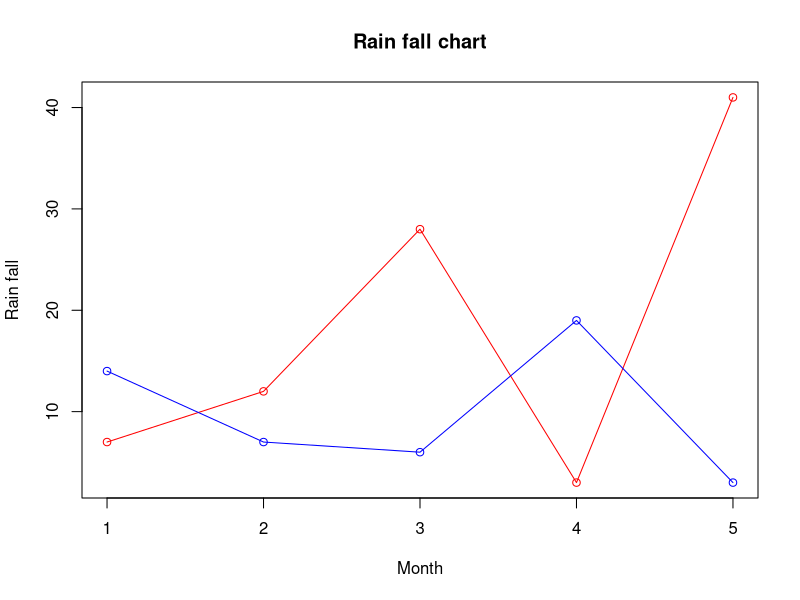

The R source for this figure:
# Create the data for the chart.
v <- c(7,12,28,3,41)
t <- c(14,7,6,19,3)


# Plot the bar chart.
plot(v,type = "o",col = "red", xlab = "Month", ylab = "Rain fall",
     main = "Rain fall chart")
lines(t, type = "o", col = "blue")
